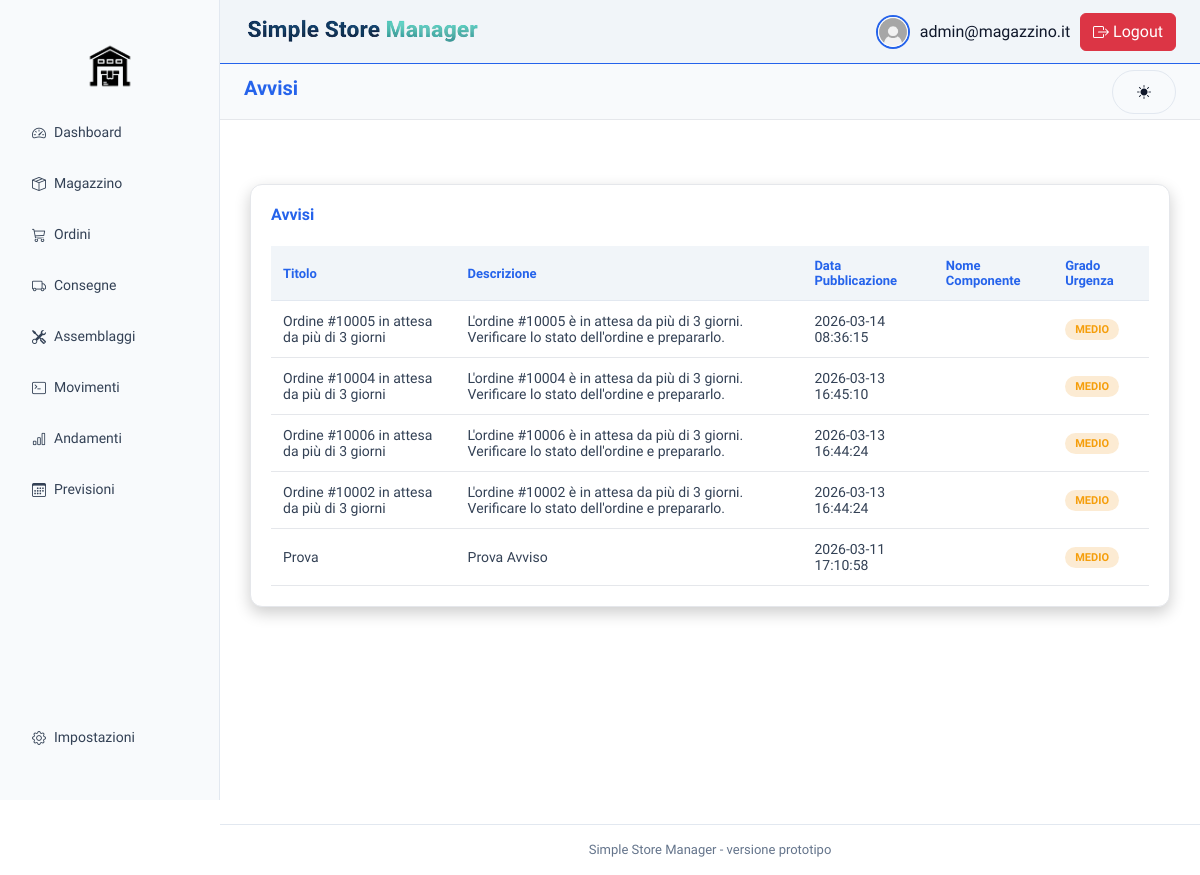
The app's page /index.php?page=avvisi (signed in) with its own data.
### tables this page shows
CREATE TABLE `avvisi` (
  `id` int(11) NOT NULL,
  `titolo` varchar(50) NOT NULL,
  `descrizione` text NOT NULL,
  `data_pubblicazione` datetime DEFAULT current_timestamp(),
  `grado_urgenza` enum('BASSO','MEDIO','ALTO') NOT NULL,
  `id_ordini` int(11) DEFAULT NULL,
  `id_componente` int(11) DEFAULT NULL
);

### backend/query/avvisi.php (called while the page is built, shortened)
<?php
function getAllAvvisi() {
    $conn = connect();
    $sql = "SELECT a.titolo,a.descrizione,a.data_pubblicazione,a.grado_urgenza,o.id as id_ordine,c.nome as nome_componente
            FROM avvisi a
            left join ordini o on a.id_ordini = o.id
            left join componenti c on a.id_componente = c.id
            ORDER BY data_pubblicazione DESC";
    $stmt = $conn->prepare($sql);
    $stmt->execute();
    return $stmt->fetchAll(PDO::FETCH_ASSOC);
}
?>

### backend/query/ordini.php (called while the page is built, shortened)
<?php
function getOrdineById($id){
    $pdo=connect();
    $sql = "SELECT o.id_shopify, DATE_FORMAT(o.data_creazione, '%d/%m/%Y') AS data_creazione,o.stato, c.nome, c.cognome
    FROM ordini o
    JOIN cliente c ON o.id_cliente = c.codice
    WHERE o.id = :id and o.stato = 'PENDING';";
    $stmt = $pdo->prepare($sql);
    $stmt->execute([':id' => $id]);
    return $stmt->fetch(PDO::FETCH_ASSOC);
}
?>

### frontend/avvisi/avvisi.php (the view)
<?php
require_once 'backend/query/avvisi.php';
require_once 'backend/query/ordini.php';
if ($_SESSION['role'] === 'ADMIN') {
    $avvisi = getAllAvvisi();
} else {
    $avvisi = getAvvisiByRuolo($_SESSION['role']);
}
?>
<main class="main">
    <section class="card full">
        <h2>Avvisi</h2>
        <table class="orders-table">
            <thead>
                <tr>
                    <th>Titolo</th>
                    <th>Descrizione</th>
                    <th>Data Pubblicazione</th>
                    <th>Nome Componente</th>
                    <th>Grado Urgenza</th>
                </tr>
            </thead>
            <tbody>
                <?php foreach ($avvisi as $avviso): ?>
                    <tr
                        <?php if ($avviso['id_ordine'] && getOrdineById($avviso['id_ordine'])) { ?>
                        onclick="window.location.href='index.php?page=assemblaggiOrdine&id_ordine=<?= $avviso['id_ordine'] ?>'"
                        class="avvisi-order-row";
                        <?php } ?>
                    >
                        <td><?= $avviso['titolo'] ?></td>
                        <td><?= $avviso['descrizione'] ?></td>
                        <td><?= $avviso['data_pubblicazione'] ?></td>
                        <td><?= $avviso['nome_componente']  ?></td>
                        <td><span class="grado <?= strtolower($avviso['grado_urgenza']); ?>"><?= $avviso['grado_urgenza'] ?></span></td>
                    </tr>
                <?php endforeach; ?>
            </tbody>
        </table>
    </section>
</main>

### frontend/stile/layout.css (style rules this page uses)
:root { --sidebar-width: 13.75rem; }
* { box-sizing: border-box; margin: 0; padding: 0; }
body { font-family: "Sora", sans-serif; background-color: var(--background-color); color: var(--text-light); line-height: 1.5; -webkit-font-smoothing: antialiased; }
.main { margin-left: var(--sidebar-width); padding: 8.75rem 1.875rem 1.875rem; min-height: 100vh; transition: margin-left 0.3s ease; }
.card { background: var(--background-section); padding: 1.25rem; border-radius: 12px; border: 1px solid var(--background-hover); box-shadow: 0 6px 16px rgba(0, 0, 0, 0.2); display: flex; flex-direction: column; color: var(--text-light); }
.card h2, .card h3 { font-size: 1rem; margin-bottom: 0.75rem; font-weight: 600; color: var(--highlight-color); }
.card.full { width: 100%; margin: 1.25rem 0; }
.orders-table, .assembly-table { width: 100%; border-collapse: collapse; margin-top: 0.625rem; }
.orders-table th, .assembly-table th { text-align: left; font-size: 0.8125rem; color: var(--highlight-color); padding: 0.75rem; background-color: var(--background-thead); font-weight: 600; border-bottom: 1px solid var(--border-color); }
.orders-table td, .assembly-table td { padding: 0.75rem; border-bottom: 1px solid var(--background-hover); font-size: 0.875rem; color: var(--text-grey); }
.status, .grado { padding: 0.25rem 0.625rem; border-radius: 20px; font-size: 0.6875rem; font-weight: bold; text-transform: uppercase; }
.status.pending, .grado.medio { background: rgba(241, 155, 35, 0.2); color: var(--secondary-color); }

### frontend/stile/style-light.css (style rules this page uses)
:root { --primary-color: #f1f5f9; --secondary-color: #f59e0b; --highlight-color: #2563eb; --highlight-hover: #1e40af; --background-color: #ffffff; --background-alt: #f8fafc; --background-section: #ffffff; --background-thead: #f1f5f9; --background-hover: #e5e7eb; --text-light: #0f172a; --text-grey: #334155; --text-muted: #64748b; --text-admin: #1e40af; --error-color: #dc2626; --success-color: #16a34a; --warning-color: #f59e0b; --info-color: #2563eb; --border-color: #e2e8f0; --shadow-light: rgba(15, 23, 42, 0.08); --shadow-strong: rgba(15, 23, 42, 0.15); --bg-body: var(--background-color); --bg-card: var(--background-section); --bg-input: #f1f5f9; --border-input: #e2e8f0; --border-input-focus: var(--highlight-color); --btn-bg: var(--secondary-color); --btn-bg-hover: #d97706; --text-primary: var(--text-light); --text-placeholder: #94a3b8; --text-error: var(--error-color); --text-error-alt: #b91c1c; --shadow-card: var(--shadow-light); --shadow-input-focus: rgba(37, 99, 235, 0.25); --qr-overlay-bg: rgba(15, 23, 42, 0.45); --qr-modal-bg: #ffffff; --qr-modal-text: #0f172a; --qr-shadow: rgba(15, 23, 42, 0.15); --qr-canvas-bg: #f8fafc; --qr-code-bg: #ffffff; --qr-code-text: #0f172a; --qr-close-color: #64748b; --qr-close-hover: #1e40af; }

### records on screen
avvisi: titolo "Ordine #10005 in attesa da più di 3 giorni", descrizione "L'ordine #10005 è in attesa da più di 3 giorni. Verificare lo stato dell'ordine e prepararlo.", data_pubblicazione "2026-03-14 08:36:15", grado_urgenza "MEDIO"
avvisi: titolo "Ordine #10004 in attesa da più di 3 giorni", descrizione "L'ordine #10004 è in attesa da più di 3 giorni. Verificare lo stato dell'ordine e prepararlo.", data_pubblicazione "2026-03-13 16:45:10", grado_urgenza "MEDIO"
avvisi: titolo "Ordine #10006 in attesa da più di 3 giorni", descrizione "L'ordine #10006 è in attesa da più di 3 giorni. Verificare lo stato dell'ordine e prepararlo.", data_pubblicazione "2026-03-13 16:44:24", grado_urgenza "MEDIO"
avvisi: titolo "Ordine #10002 in attesa da più di 3 giorni", descrizione "L'ordine #10002 è in attesa da più di 3 giorni. Verificare lo stato dell'ordine e prepararlo.", data_pubblicazione "2026-03-13 16:44:24", grado_urgenza "MEDIO"
avvisi: titolo "Prova", descrizione "Prova Avviso", data_pubblicazione "2026-03-11 17:10:58", grado_urgenza "MEDIO"

### other values on screen
$pagina "Dashboard"
$pagina "Magazzino"
$pagina "Ordini"
$pagina "Consegne"
$pagina "Assemblaggi"
$pagina "Movimenti"
$pagina "Andamenti"
$pagina "Previsioni"
$pagina "Impostazioni"
$_SESSION['user'] "admin@magazzino.it"
$page "Avvisi"
